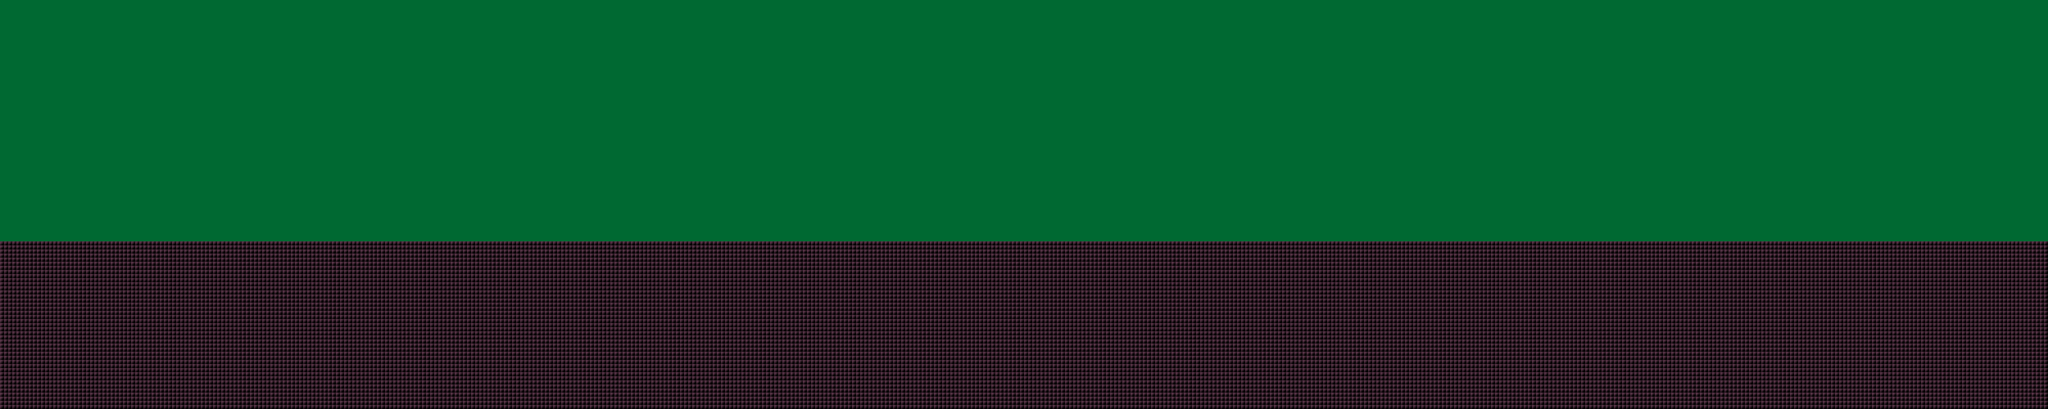

Rendered tile map (Tiled .tmx) drawn with the repository's tilesets; below, a short description and the map source with its tile grids summarised:
An orthogonal 500x100 tile map with 16x16 px tiles, 1 tile layer (Camada de Blocos 1).

<map version="1.10" tiledversion="1.11.2" orientation="orthogonal" renderorder="right-down" width="500" height="100" tilewidth="16" tileheight="16" infinite="0" nextlayerid="2" nextobjectid="1">
 <tileset firstgid="1" source="../Tileset/tileset_cafundo.tsx" />
 <layer id="1" name="Camada de Blocos 1" width="500" height="100">
  <data>[50000 cells, 50000 non-empty, 2 distinct tile ids]</data>
 </layer>
</map>
